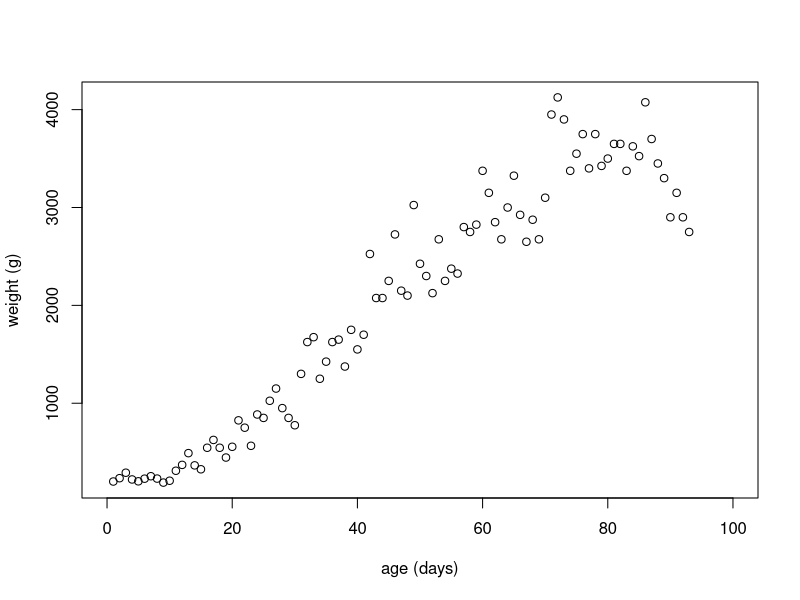

Write R code to recreate this figure. (Note: this script raises an error after producing the figure.)
### Albatross chick growth ###

alb <- read.csv(file = "../Data/albatross_grow.csv")
alb <- subset(x = alb, !is.na(alb$wt))

plot(alb$age, alb$wt, xlab = "age (days)", ylab = "weight (g)", xlim = c(0, 100))

## Fitting 3 models using NLLS
# 1. Von Bertalanffy model - growth of an individual
# 2. Classical logistic growth equation
# 3. Straight line

## Define R functions for the 2 models

vonbert.w <- function(t, Winf, c, K) {
  Winf * (1 - exp(-K * t) + c * exp(-K * t)) ^ 3
}

logistic1 <- function(t, r, K, N0) {
  N0 * K * exp(r * t) / (K + N0 * (exp(r * t) - 1))
}

# use lm for straight line model

# Scale the data before fitting to improve stability of estimates

scale <- 4000

alb.vb <- nlsLM(wt / scale ~ vonbert.w(age, Winf, c, K),
                start = list(Winf = 0.75, c = 0.01, K = 0.01),
                data = alb)

alb.log <- nlsLM(wt / scale ~ logistic1(age, r, K, N0), 
                 start = list(K = 1, r = 0.1, N0 = 0.1),
                 data = alb)

alb.lin <- lm(wt / scale ~ age, data = alb)

# Calculate predictions for each of the models across a range of ages

ages <- seq(0, 100, length = 1000)

pred.vb <- predict(alb.vb, newdata = list(age = ages)) * scale

pred.log <- predict(alb.log, newdata = list(age = ages)) * scale

pred.lin <- predict(alb.lin, newdata = list(age = ages)) * scale

# Plot the data with the fits

plot(alb$age, alb$wt, xlab = "age (days)", ylab = "weight (g)", xlim = c(0, 100))
lines(ages, pred.vb, col = 4, lwd = 2)
lines(ages, pred.log, col = 3, lwd = 2)
lines(ages, pred.lin, col = 2, lwd = 2)

legend("topleft", legend = c( "linear", "logistic", "Von Bert"), lwd = 2, lty = 1, col = 2:4)

# Examine residuals between the 3 models

par(mfrow = c(3, 1), bty = "n")
plot(alb$age, resid(alb.vb), main = "VB resids", xlim = c(0, 100))
plot(alb$age, resid(alb.log), main = "Logistic resids", xlim = c(0, 100))
plot(alb$age, resid(alb.lin), main = "LM resids", xlim = c(0, 100))
# residuals for all 3 models still exhibit some patterns
# none of the models can capture the behaviour of going down near the end of 
# observation period

# Compare the 3 models by calculating Sum of Squared Errors (SSEs)
# simpler than AIC / BIC, less robust

n <- length(alb$wt)
list(vb = signif(sum(resid(alb.vb) ^ 2) / (n - 2 * 2), 3), # 0.00614
     log = signif(sum(resid(alb.log) ^ 2) / (n - 2 * 2), 3), # 0.00548
     lin = signif(sum(resid(alb.lin) ^ 2) / (n - 2 * 2), 3)) # 0.00958
# SSE accounts for sample size and number of parameters by dividing RSS by 
# residual df (residual df = number of response values (sample size, n) minus 2, 
# multiplied by the number of fitted coefficients m (2 or 3 in this case))
# logistic model has lowest adjusted SSE - best model by this measure